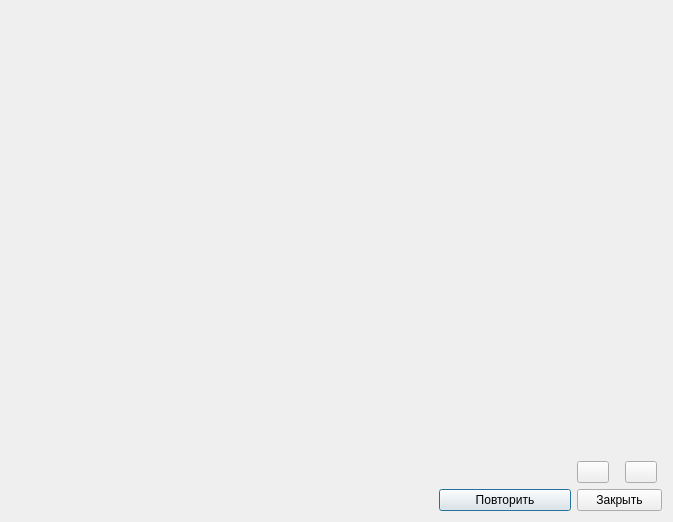
<?xml version="1.0" encoding="UTF-8"?>
<ui version="4.0">
 <class>TestDialog</class>
 <widget class="QDialog" name="TestDialog">
  <property name="geometry">
   <rect>
    <x>0</x>
    <y>0</y>
    <width>673</width>
    <height>522</height>
   </rect>
  </property>
  <property name="windowTitle">
   <string>Ручное тестирование</string>
  </property>
  <layout class="QGridLayout" name="gridLayout">
   <item row="3" column="4">
    <widget class="QPushButton" name="_btnAgain">
     <property name="sizePolicy">
      <sizepolicy hsizetype="Preferred" vsizetype="Preferred">
       <horstretch>0</horstretch>
       <verstretch>0</verstretch>
      </sizepolicy>
     </property>
     <property name="text">
      <string>Повторить</string>
     </property>
    </widget>
   </item>
   <item row="1" column="0" colspan="7">
    <widget class="QWidget" name="widget" native="true">
     <property name="sizePolicy">
      <sizepolicy hsizetype="Expanding" vsizetype="Expanding">
       <horstretch>0</horstretch>
       <verstretch>0</verstretch>
      </sizepolicy>
     </property>
     <layout class="QGridLayout" name="gridLayout_2"/>
    </widget>
   </item>
   <item row="0" column="1" colspan="6">
    <widget class="QTableWidget" name="scheme_2">
     <property name="enabled">
      <bool>false</bool>
     </property>
     <property name="sizePolicy">
      <sizepolicy hsizetype="Expanding" vsizetype="Minimum">
       <horstretch>0</horstretch>
       <verstretch>0</verstretch>
      </sizepolicy>
     </property>
     <property name="minimumSize">
      <size>
       <width>320</width>
       <height>0</height>
      </size>
     </property>
     <property name="maximumSize">
      <size>
       <width>16777215</width>
       <height>72</height>
      </size>
     </property>
     <property name="frameShape">
      <enum>QFrame::NoFrame</enum>
     </property>
     <property name="frameShadow">
      <enum>QFrame::Plain</enum>
     </property>
     <property name="lineWidth">
      <number>0</number>
     </property>
     <property name="editTriggers">
      <set>QAbstractItemView::NoEditTriggers</set>
     </property>
     <property name="selectionMode">
      <enum>QAbstractItemView::NoSelection</enum>
     </property>
     <property name="iconSize">
      <size>
       <width>32</width>
       <height>32</height>
      </size>
     </property>
     <property name="showGrid">
      <bool>false</bool>
     </property>
     <attribute name="horizontalHeaderVisible">
      <bool>false</bool>
     </attribute>
     <attribute name="horizontalHeaderDefaultSectionSize">
      <number>120</number>
     </attribute>
     <attribute name="verticalHeaderVisible">
      <bool>false</bool>
     </attribute>
     <attribute name="verticalHeaderStretchLastSection">
      <bool>false</bool>
     </attribute>
     <row>
      <property name="text">
       <string>Новая строка</string>
      </property>
     </row>
     <column>
      <property name="text">
       <string>Новый столбец</string>
      </property>
     </column>
     <column>
      <property name="text">
       <string>Новый столбец</string>
      </property>
     </column>
     <column>
      <property name="text">
       <string>Новый столбец</string>
      </property>
     </column>
     <column>
      <property name="text">
       <string>Новый столбец</string>
      </property>
     </column>
     <column>
      <property name="text">
       <string>Новый столбец</string>
      </property>
     </column>
    </widget>
   </item>
   <item row="2" column="5">
    <widget class="QPushButton" name="btnClear">
     <property name="sizePolicy">
      <sizepolicy hsizetype="Fixed" vsizetype="Fixed">
       <horstretch>0</horstretch>
       <verstretch>0</verstretch>
      </sizepolicy>
     </property>
     <property name="maximumSize">
      <size>
       <width>32</width>
       <height>32</height>
      </size>
     </property>
     <property name="text">
      <string/>
     </property>
     <property name="icon">
      <iconset resource="../resources.qrc">
       <normaloff>:/res/edit-clear.png</normaloff>:/res/edit-clear.png</iconset>
     </property>
     <property name="iconSize">
      <size>
       <width>32</width>
       <height>32</height>
      </size>
     </property>
     <property name="flat">
      <bool>false</bool>
     </property>
    </widget>
   </item>
   <item row="0" column="0">
    <widget class="QLabel" name="icon">
     <property name="sizePolicy">
      <sizepolicy hsizetype="Fixed" vsizetype="Fixed">
       <horstretch>0</horstretch>
       <verstretch>0</verstretch>
      </sizepolicy>
     </property>
     <property name="text">
      <string/>
     </property>
     <property name="pixmap">
      <pixmap resource="../resources.qrc">:/res/48px-Preferences-desktop-peripherals.svg.png</pixmap>
     </property>
    </widget>
   </item>
   <item row="2" column="0" colspan="5">
    <spacer name="horizontalSpacer">
     <property name="orientation">
      <enum>Qt::Horizontal</enum>
     </property>
     <property name="sizeHint" stdset="0">
      <size>
       <width>40</width>
       <height>20</height>
      </size>
     </property>
    </spacer>
   </item>
   <item row="3" column="5" colspan="2">
    <widget class="QPushButton" name="pushButton">
     <property name="sizePolicy">
      <sizepolicy hsizetype="Preferred" vsizetype="Preferred">
       <horstretch>0</horstretch>
       <verstretch>0</verstretch>
      </sizepolicy>
     </property>
     <property name="minimumSize">
      <size>
       <width>85</width>
       <height>0</height>
      </size>
     </property>
     <property name="text">
      <string>Закрыть</string>
     </property>
    </widget>
   </item>
   <item row="2" column="6">
    <widget class="QPushButton" name="btnAccept">
     <property name="sizePolicy">
      <sizepolicy hsizetype="Fixed" vsizetype="Fixed">
       <horstretch>0</horstretch>
       <verstretch>0</verstretch>
      </sizepolicy>
     </property>
     <property name="maximumSize">
      <size>
       <width>32</width>
       <height>32</height>
      </size>
     </property>
     <property name="text">
      <string/>
     </property>
     <property name="icon">
      <iconset resource="../resources.qrc">
       <normaloff>:/res/list-add.png</normaloff>:/res/list-add.png</iconset>
     </property>
     <property name="iconSize">
      <size>
       <width>32</width>
       <height>32</height>
      </size>
     </property>
     <property name="flat">
      <bool>false</bool>
     </property>
    </widget>
   </item>
  </layout>
 </widget>
 <resources>
  <include location="../resources.qrc"/>
 </resources>
 <connections>
  <connection>
   <sender>btnClear</sender>
   <signal>clicked()</signal>
   <receiver>TestDialog</receiver>
   <slot>clear()</slot>
   <hints>
    <hint type="sourcelabel">
     <x>622</x>
     <y>488</y>
    </hint>
    <hint type="destinationlabel">
     <x>72</x>
     <y>318</y>
    </hint>
   </hints>
  </connection>
  <connection>
   <sender>btnAccept</sender>
   <signal>clicked()</signal>
   <receiver>TestDialog</receiver>
   <slot>add()</slot>
   <hints>
    <hint type="sourcelabel">
     <x>666</x>
     <y>488</y>
    </hint>
    <hint type="destinationlabel">
     <x>223</x>
     <y>318</y>
    </hint>
   </hints>
  </connection>
  <connection>
   <sender>pushButton</sender>
   <signal>clicked()</signal>
   <receiver>TestDialog</receiver>
   <slot>reject()</slot>
   <hints>
    <hint type="sourcelabel">
     <x>636</x>
     <y>506</y>
    </hint>
    <hint type="destinationlabel">
     <x>188</x>
     <y>472</y>
    </hint>
   </hints>
  </connection>
  <connection>
   <sender>_btnAgain</sender>
   <signal>clicked()</signal>
   <receiver>TestDialog</receiver>
   <slot>again()</slot>
   <hints>
    <hint type="sourcelabel">
     <x>117</x>
     <y>475</y>
    </hint>
    <hint type="destinationlabel">
     <x>268</x>
     <y>492</y>
    </hint>
   </hints>
  </connection>
 </connections>
 <slots>
  <slot>test()</slot>
  <slot>add()</slot>
  <slot>clear()</slot>
  <slot>onClose()</slot>
  <slot>again()</slot>
 </slots>
</ui>
